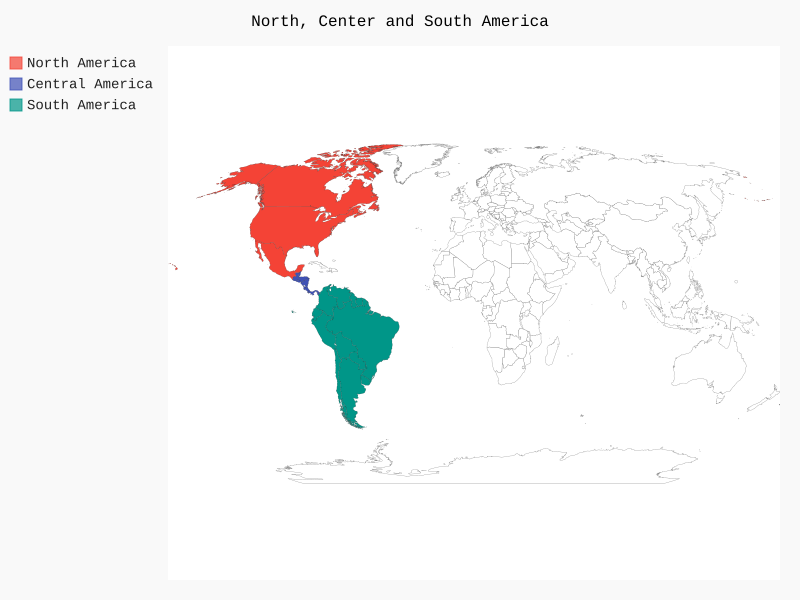

This chart was generated by the following Python code:
import pygal

# 模块已经改了，是我没配置好吗，智能提示好垃圾啊
wm = pygal.maps.world.World()
wm.title = 'North, Center and South America'

wm.add('North America', ['ca', 'mx', 'us'])
wm.add('Central America', ['bz', 'cr', 'gt', 'hn', 'ni', 'pa', 'sv']) 
wm.add('South America', ['ar', 'bo', 'br', 'cl', 'co', 'ec', 'gf', 'gy', 'pe', 'py', 'sr', 'uy', 've'])

wm.render_to_file('chapter16/americas.svg')
